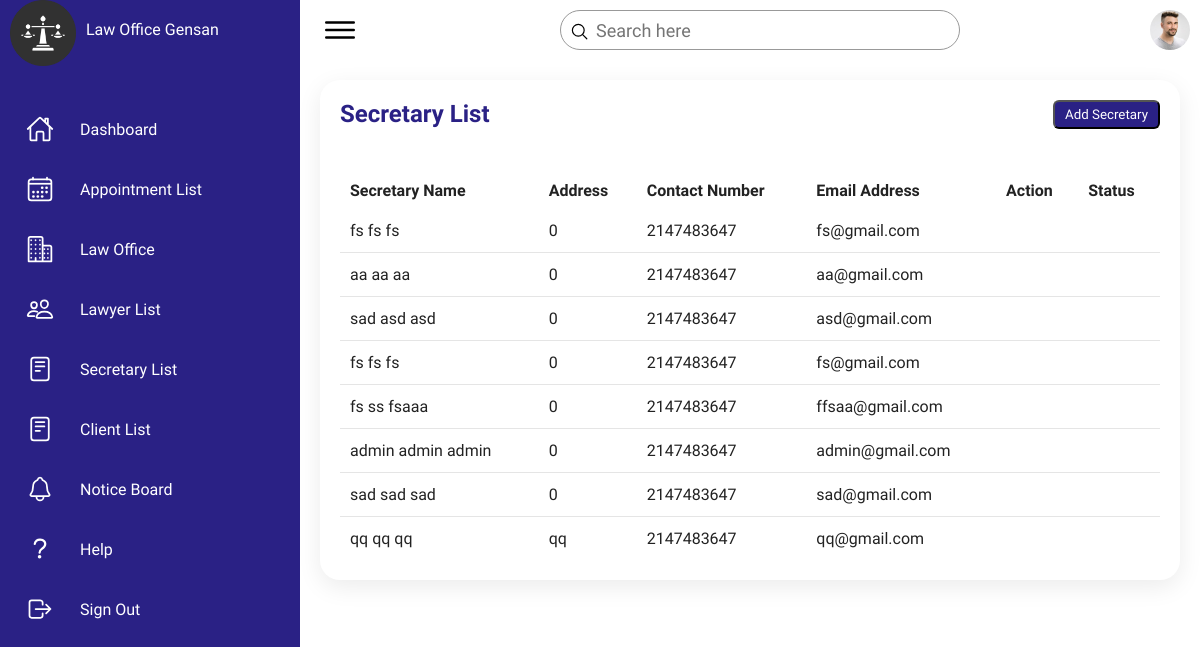
Page /secretarylist.php on the earlier database version.
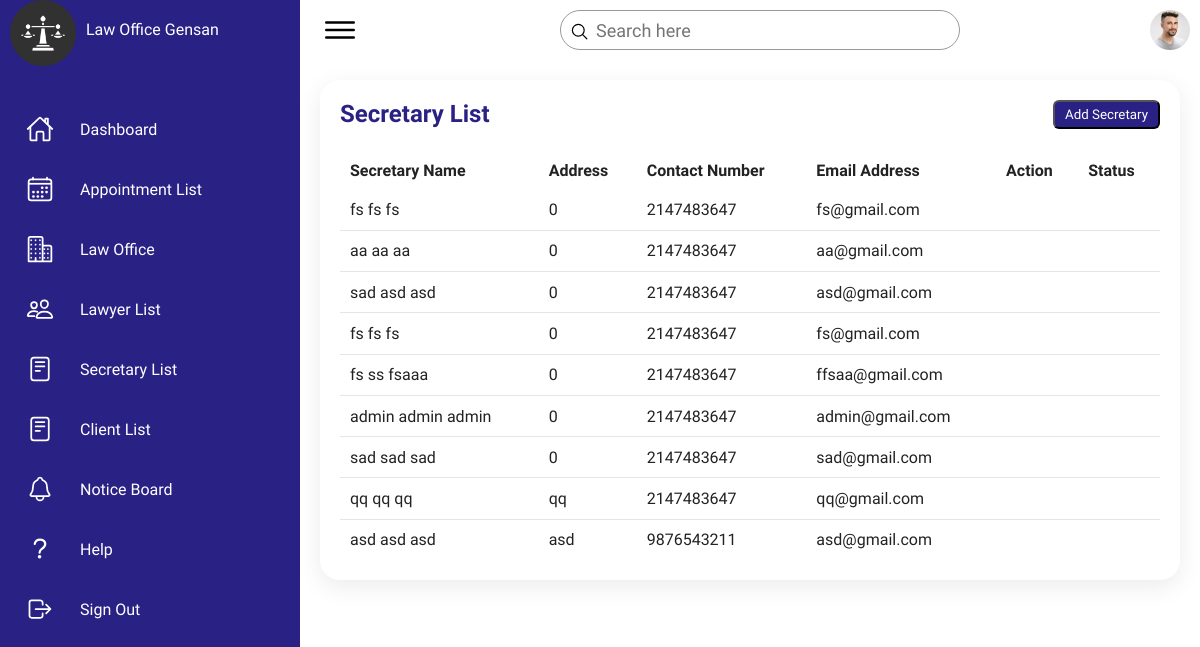
Same page on the later database version.
### tables this page shows
CREATE TABLE `tbl_userinfo` (
  `userinfo_id` int(11) NOT NULL,
  `firstName` varchar(244) NOT NULL,
  `middlename` varchar(244) NOT NULL,
  `lastName` varchar(244) NOT NULL
);

CREATE TABLE `tbl_contactinfo` (
  `contact_id` int(11) NOT NULL,
  `user_id` int(11) NOT NULL,
  `address` varchar(244) NOT NULL,
  `phoneNum` bigint(11) NOT NULL
);

CREATE TABLE `tbl_cred` (
  `usercred_id` int(11) NOT NULL,
  `user_id` int(11) NOT NULL,
  `email` varchar(244) NOT NULL,
  `password` varchar(244) NOT NULL,
  `OTP` int(11) NOT NULL,
  `email_verified_at` datetime DEFAULT NULL
);

### secretarylist.php (the view, shortened to what the changed rows need)
<?php
include "dbconn.php";
$sql = "SELECT tbl_userinfo.userinfo_id, tbl_userinfo.firstName, tbl_userinfo.middlename, tbl_userinfo.lastName, tbl_usertype.user_type, tbl_cred.email, tbl_contactinfo.address, tbl_contactinfo.phoneNum
FROM tbl_userinfo
JOIN tbl_usertype ON tbl_userinfo.userinfo_id = tbl_usertype.user_id
JOIN tbl_cred ON tbl_userinfo.userinfo_id = tbl_cred.user_id
JOIN tbl_contactinfo ON tbl_userinfo.userinfo_id = tbl_contactinfo.user_id
WHERE tbl_usertype.user_type = 'secretary'";
$result = mysqli_query($conn, $sql);
?>
<!DOCTYPE html>
<html lang="en">
<head>
    <link rel="stylesheet" href="lawyerSecretary.css">
</head>
<body>
  <div class="container">
        <div class="main">
             <div class="details">
                <div class="Appointment">
                    <div class="cardHeader">
                        <h2>Secretary List</h2>
                    </div>
                    <table id="lawoffice-table">
                        <thead>
                            <tr>
                                <td>Secretary Name</td>
                                <td>Address</td>
                                <td>Contact Number</td>
                                <td>Email Address</td>
                                <td>Action</td>
                                <td>Status</td>
                            </tr>
                        </thead>
                        <tbody>
                            <tr>
                                <?php
                                while($row = mysqli_fetch_assoc($result)){
                                    ?>
                                    <td><?php echo $row['firstName'] . ' ' . $row['middlename'] . ' ' . $row['lastName'];?></td>
                                    <td><?php echo $row['address']; ?></td>
                                    <td><?php echo $row['phoneNum']; ?></td>
                                    <td><?php echo $row['email']; ?></td>
                            </tr>
                            <?php
                                }
                                ?>
                        </tbody>
            </div>
        </div>
    </div>
</body>
</html>

Differences in the rows shown:
added tbl_userinfo: firstName "asd", middlename "asd", lastName "asd", tbl_contactinfo.address "asd", tbl_contactinfo.phoneNum "9876543211", tbl_cred.email "asd@gmail.com"
